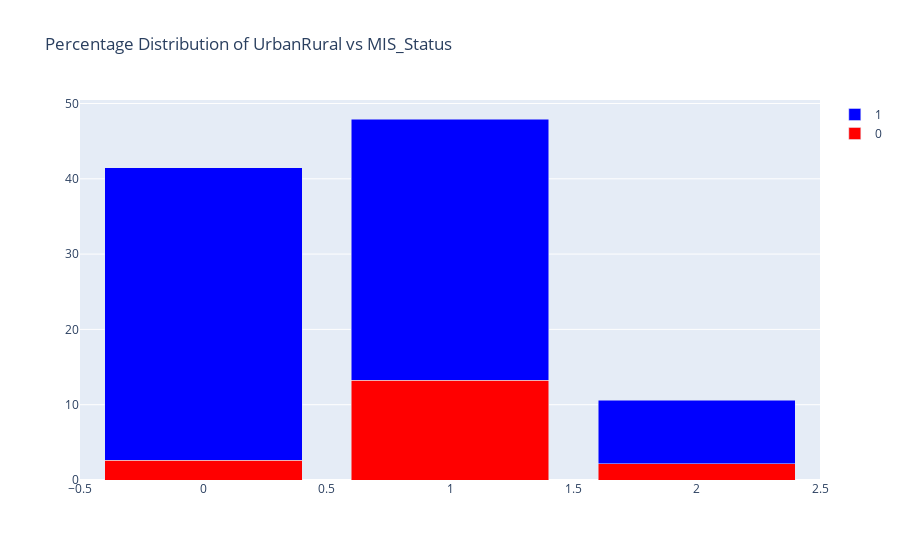

The notebook cell saved with this chart:
### Markdown cell above
### 17. UrbanRural

### Code cell
feature_vs_target(loan_df, "UrbanRural")

### Figure 1 — Plotly figure (JSON) as saved in the notebook; plotly's stock layout.template omitted (floating-point values rounded to 4 significant figures)
{"data": [{"marker": {"color": "red"}, "name": "0", "type": "bar", "x": [1, 0, 2], "y": [13.26, 2.65, 2.17]}, {"marker": {"color": "blue"}, "name": "1", "type": "bar", "x": [1, 2, 0], "y": [34.68, 8.44, 38.8]}], "layout": {"barmode": "stack", "title": {"text": "Percentage Distribution of UrbanRural vs MIS_Status"}}}
